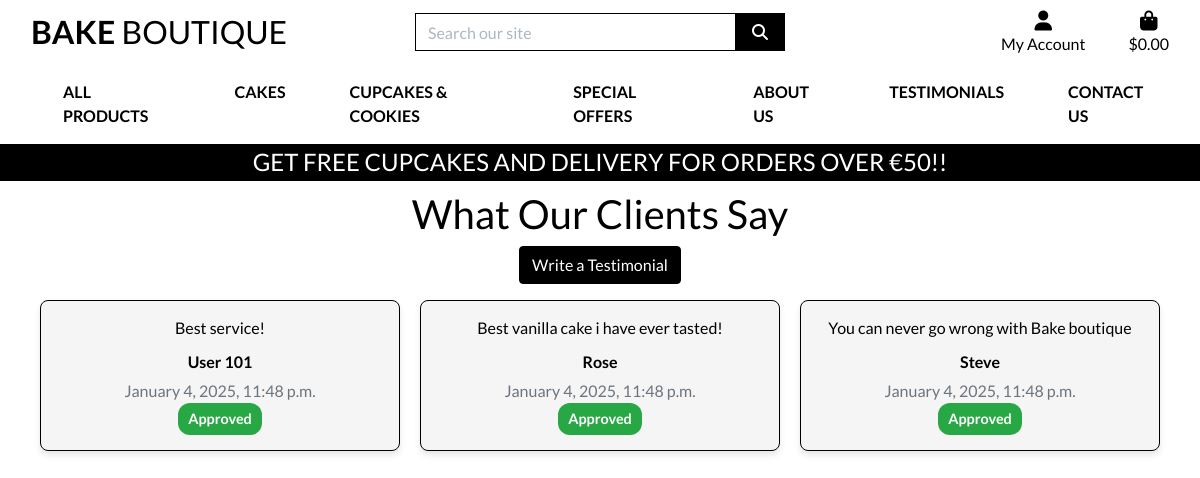
Page /testimonials/ on the committed database.
### testimonials/models.py (models this page shows, shortened)
class Testimonial(models.Model):
    name = models.CharField(max_length=255)  # User's name
    content = models.TextField()  # Testimonial content
    created_at = models.DateTimeField(auto_now_add=True)  # Automatically set the creation date
    approved = models.BooleanField(default=False)  # Admin approval status
    class Meta:
        ordering = ['-created_at']  # Order by newest first

### testimonials/views.py (the view)
# urls.py: path('', views.testimonial_list, name='testimonial_list'),
def testimonial_list(request):
    testimonials_list = Testimonial.objects.filter(approved=True)  # Only approved testimonials
    paginator = Paginator(testimonials_list, 6)  # 6 testimonials per page
    page_number = request.GET.get('page')  # Get the current page number from the query string
    testimonials = paginator.get_page(page_number)  # Get the relevant page of testimonials
    testimonials = Testimonial.objects.filter(approved=True).order_by('-created_at')
    return render(request, 'testimonials/testimonial_list.html', {
        'testimonials': testimonials
    })

### bag/contexts.py (called while the page is built, shortened)
def bag_contents(request):
    bag_items = []
    total = 0
    product_count = 0
    bag = request.session.get('bag', {})
    if total < settings.FREE_DELIVERY_THRESHOLD:
        delivery = total * Decimal(settings.STANDARD_DELIVERY_PERCENTAGE / 100)
        free_delivery_delta = settings.FREE_DELIVERY_THRESHOLD - total
    else:
        delivery = 0
        free_delivery_delta = 0
    grand_total = delivery + total
    context = {
        'bag_items': bag_items,
        'total': total,
        'product_count': product_count,
        'delivery': delivery,
        'free_delivery_delta': free_delivery_delta,
        'free_delivery_threshold': settings.FREE_DELIVERY_THRESHOLD,
        'grand_total': grand_total,
    }
    return context

### testimonials/templates/testimonials/testimonial_list.html (shortened to what this page needs)
{% extends "base.html" %}
{% load static %}
{% block extra_css %}
<link rel="stylesheet" href="{% static 'testimonials/css/testimonial.css' %}">
{% endblock %}
{% block content %}
<div class="testimonial-section">
    <h1>What Our Clients Say</h1>
    <div class="mb-3">
        <a href="{% url 'add_testimonial' %}" class="btn btn-primary">Write a Testimonial</a>
    </div>
    <div class="testimonial-grid">
        {% for testimonial in testimonials %}
        <div class="testimonial-card">
            <p class="testimonial-content">{{ testimonial.content }}</p>
            <div class="testimonial-author">{{ testimonial.name }}</div>
            <div class="testimonial-timestamp text-muted">
                {{ testimonial.created_at|date:"F j, Y, g:i a" }}
            </div>
            <span class="badge-approved">Approved</span>
        </div>
        {% empty %}
        <p>No testimonials available. Be the first to write one!</p>
        {% endfor %}
    </div>
</div>
{% endblock %}

### static/css/base.css (style rules this page uses)
html { height: 100%; }
body { background: url('/media/homepage_background_cropped.jpeg') no-repeat center center fixed; background-size: cover; height: calc(100vh - 164px); color: #555; font-family: 'Lato'; }

### testimonials/static/testimonials/css/testimonial.css (style rules this page uses)
.testimonial-section { margin-top: 150px; text-align: center; display: flex; flex-direction: column; align-items: center; padding: 40px; border-radius: 8px; min-height: calc(100vh - 200px); box-sizing: border-box; background: none !important; color: #000; }
.testimonial-section .testimonial-grid { display: grid; grid-template-columns: repeat(3, 1fr); gap: 20px; justify-content: center; max-width: 1200px; width: 100%; }
.testimonial-section .testimonial-card { background: whitesmoke; border: 1px solid #000000; border-radius: 8px; padding: 15px; box-shadow: 0 4px 6px rgba(0, 0, 0, 0.1); text-align: center; }
.testimonial-section .testimonial-content { font-size: 1em; color: black; margin-bottom: 10px; }
.testimonial-section .testimonial-author { font-weight: bold; margin-bottom: 5px; }
.testimonial-section .badge-approved { display: inline-block; padding: 5px 10px; border-radius: 12px; background-color: #28a745; color: white; font-size: 0.9em; font-weight: bold; }
.testimonial-section .btn-primary { background-color: #000; border-color: #000; color: white; }

### rows in the picture
Testimonial: content "Best service!", name "User 101", created_at "January 4, 2025, 11:48 p.m."
Testimonial: content "Best vanilla cake i have ever tasted!", name "Rose", created_at "January 4, 2025, 11:48 p.m."
Testimonial: content "You can never go wrong with Bake boutique", name "Steve", created_at "January 4, 2025, 11:48 p.m."

### other values in the picture
{{ free_delivery_threshold }} "50"
